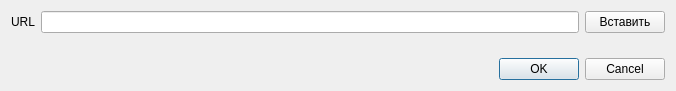
<?xml version="1.0" encoding="UTF-8"?>
<ui version="4.0">
 <class>downloads_starter</class>
 <widget class="QDialog" name="downloads_starter">
  <property name="geometry">
   <rect>
    <x>0</x>
    <y>0</y>
    <width>676</width>
    <height>91</height>
   </rect>
  </property>
  <property name="windowTitle">
   <string>Скачать по URL</string>
  </property>
  <layout class="QGridLayout" name="gridLayout">
   <item row="0" column="1">
    <widget class="QLineEdit" name="url"/>
   </item>
   <item row="0" column="0">
    <widget class="QLabel" name="label_url">
     <property name="text">
      <string>URL</string>
     </property>
    </widget>
   </item>
   <item row="1" column="1">
    <spacer name="verticalSpacer">
     <property name="orientation">
      <enum>Qt::Vertical</enum>
     </property>
     <property name="sizeHint" stdset="0">
      <size>
       <width>20</width>
       <height>40</height>
      </size>
     </property>
    </spacer>
   </item>
   <item row="0" column="2">
    <widget class="QPushButton" name="paste">
     <property name="text">
      <string>Вставить</string>
     </property>
     <property name="icon">
      <iconset>
       <normaloff>img/outline_content_paste_go_black_24dp.png</normaloff>img/outline_content_paste_go_black_24dp.png</iconset>
     </property>
    </widget>
   </item>
   <item row="2" column="1" colspan="2">
    <widget class="QDialogButtonBox" name="buttonBox">
     <property name="orientation">
      <enum>Qt::Horizontal</enum>
     </property>
     <property name="standardButtons">
      <set>QDialogButtonBox::Cancel|QDialogButtonBox::Ok</set>
     </property>
    </widget>
   </item>
  </layout>
 </widget>
 <resources/>
 <connections>
  <connection>
   <sender>buttonBox</sender>
   <signal>accepted()</signal>
   <receiver>downloads_starter</receiver>
   <slot>accept()</slot>
   <hints>
    <hint type="sourcelabel">
     <x>248</x>
     <y>254</y>
    </hint>
    <hint type="destinationlabel">
     <x>157</x>
     <y>274</y>
    </hint>
   </hints>
  </connection>
  <connection>
   <sender>buttonBox</sender>
   <signal>rejected()</signal>
   <receiver>downloads_starter</receiver>
   <slot>reject()</slot>
   <hints>
    <hint type="sourcelabel">
     <x>316</x>
     <y>260</y>
    </hint>
    <hint type="destinationlabel">
     <x>286</x>
     <y>274</y>
    </hint>
   </hints>
  </connection>
  <connection>
   <sender>paste</sender>
   <signal>clicked()</signal>
   <receiver>downloads_starter</receiver>
   <slot>on_paste_url()</slot>
   <hints>
    <hint type="sourcelabel">
     <x>620</x>
     <y>21</y>
    </hint>
    <hint type="destinationlabel">
     <x>337</x>
     <y>45</y>
    </hint>
   </hints>
  </connection>
  <connection>
   <sender>buttonBox</sender>
   <signal>accepted()</signal>
   <receiver>downloads_starter</receiver>
   <slot>start_download()</slot>
   <hints>
    <hint type="sourcelabel">
     <x>354</x>
     <y>69</y>
    </hint>
    <hint type="destinationlabel">
     <x>337</x>
     <y>45</y>
    </hint>
   </hints>
  </connection>
 </connections>
 <slots>
  <slot>on_paste_url()</slot>
  <slot>start_download()</slot>
 </slots>
</ui>
